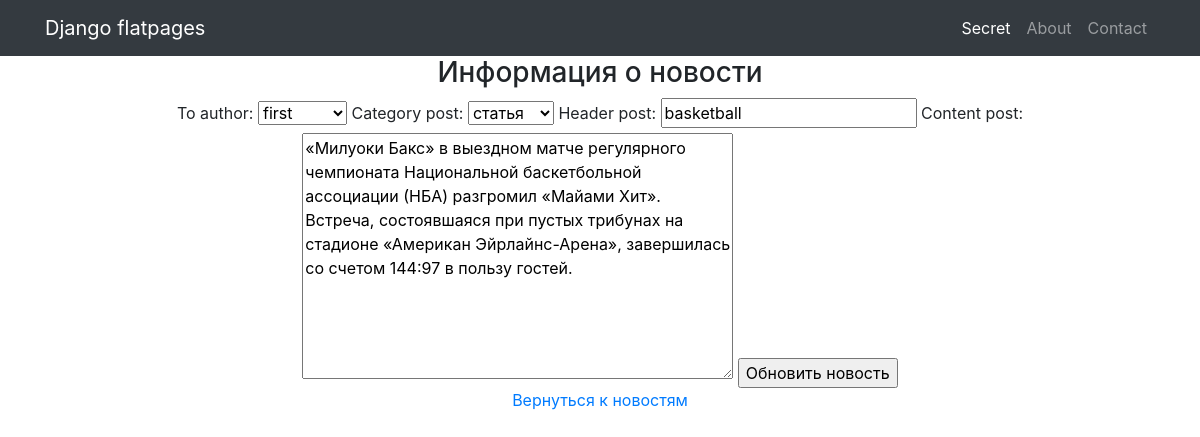
The page /news/1/edit/ (signed in) on the database its author committed.
### news/models.py (models this page shows, shortened)
class Post(models.Model):
    article='AR'
    news='NE'
    CATEGORYS=[(article,'статья'),
               (news,'новость')]
    to_author=models.ForeignKey(Author, on_delete = models.CASCADE)
    category_post = models.CharField(max_length = 2,
                                     choices = CATEGORYS,
                                     default = article)
    create_post=models.DateTimeField(auto_now_add = True)
    to_category=models.ManyToManyField(Category, through = 'PostCategory')
    header_post=models.CharField(max_length = 255)
    content_post=models.TextField()
    rating_post=models.IntegerField(default = 0)

### news/views.py (the view)
# urls.py: path('<int:pk>/edit/', NewsUpdate.as_view(), name='news_update'),
class NewsUpdate(PermissionRequiredMixin, UpdateView):
    permission_required = ('news.change_post',)
    template_name = 'news_app/edit.html'
    context_object_name = 'news_update'
    form_class = PostForm
    success_url = '/news/'
    def get_object(self, **kwargs):
        id = self.kwargs.get('pk')
        return Post.objects.get(pk=id)

### news/forms.py
class PostForm(ModelForm):
    class Meta:
        model = Post
        fields = ['to_author', 'category_post', 'header_post', 'content_post']

### news/models.py (called while the page is built)
    def __str__(self):
        return f'{self.to_user.username}' #return f'{self.to_user.username}'

### templates/news_app/edit.html (shortened to what this page needs)
{% extends 'flatpages/default.html' %}
{% block content %}
<h3>Информация о новости</h3>
<form method="POST">
    {{ form }}
    <input type="submit" value="Обновить новость">
</form>
<a href="{% url 'news' %}">Вернуться к новостям</a> <br>
{% endblock content %}

### rows shown on the page
Post: to_author "first", category_post "статья", header_post "basketball", content_post "«Милуоки Бакс» в выездном матче регулярного чемпионата Национальной баскетбольной ассоциации (НБА) разгромил «Майами Хит». Встреча, состоявшаяся при пустых трибунах на стадионе «Американ Эйрлайнс-Арена», завершилась со счетом 144:97 в пользу гостей."
